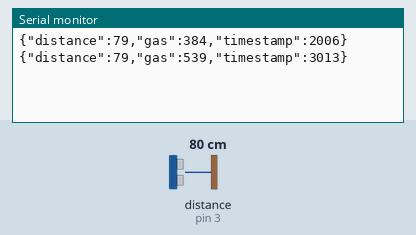
A sketch run on a simulated Arduino Uno, built with avr-gcc and run on an emulated ATmega328P. Parts: the last lines printed to the serial monitor. Wiring (inferred from the names in the program): ultrasonic range finder: trigger pin 2; echo pin 3. The inputs (shaded band) are chosen by the test bench; at power-on: distance to the obstacle (sensor on pin 3) 80 cm. The echo pulse lasts 58.3 µs per cm; random numbers use the default seed unless the sketch sets one.

Above: at 3.2 s.
3.3 s: distance to the obstacle (sensor on pin 3) set to 2 cm
At 4.6 s:
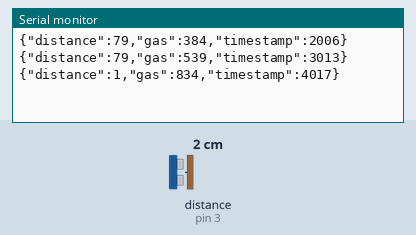
4.8 s: distance to the obstacle (sensor on pin 3) set to 4 cm
At 5.8 s:
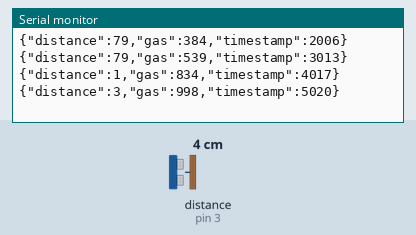
Timing chart, 0 to 7.8 s (numbered marks = the images above; inputs shaded):
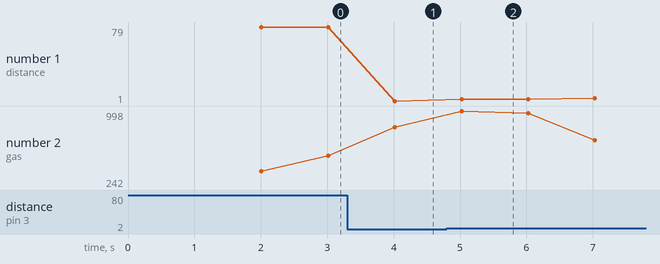

The sketch:

sensor.ino
```cpp
#include <ArduinoJson.h>

const int TriggerPin = 2;
const int EchoPin = 3;

long duration, distanceCm;

void setup() {
  Serial.begin(9600);
  pinMode(TriggerPin, OUTPUT);
  pinMode(EchoPin, INPUT);
  randomSeed(analogRead(0));
  delay(2000);
}

void loop() {
  StaticJsonDocument<200> doc;

  distanceCm = ping(TriggerPin, EchoPin);
  doc["distance"] = distanceCm;
  doc["gas"] = random(100, 1000);
  doc["timestamp"] = millis();

  String jsonOutput;
  serializeJson(doc, jsonOutput);
  Serial.println(jsonOutput);

  delay(1000);
}

int ping(int TriggerPin, int EchoPin) {
  digitalWrite(TriggerPin, LOW);
  delayMicroseconds(4);
  digitalWrite(TriggerPin, HIGH);
  delayMicroseconds(10);
  digitalWrite(TriggerPin, LOW);
  duration = pulseIn(EchoPin, HIGH);
  distanceCm = (duration * 0.0343) / 2;
  if (distanceCm <= 0 || distanceCm > 400) {
    distanceCm = 0;
  }
  return distanceCm;
}
```

Measured:
- after the input at 3.3 s, the serial monitor: prints a new line after 0.72 s (image 1)
- after the input at 4.8 s, the serial monitor: prints a new line after 0.22 s (image 2)
- plotted number 1: 79 → 1 after the input at 3.3 s, 1 → 3 after the input at 4.8 s
